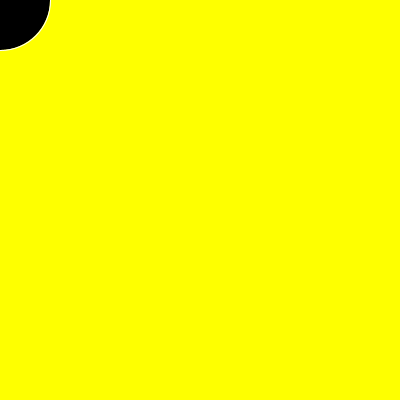
Frame 1 (no input)
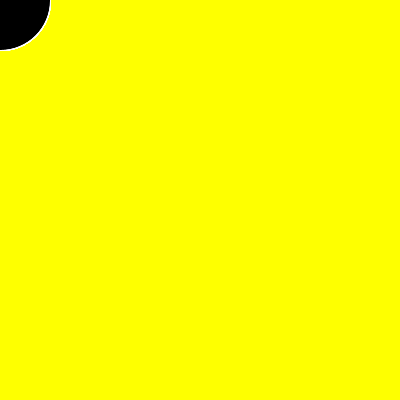
Frame 60 (the mouse pressed at the canvas centre just before this capture)
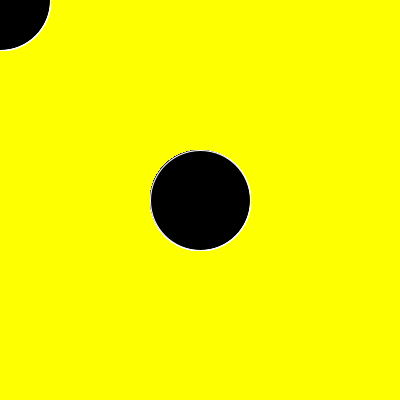
Frame 120 (the mouse held since frame 60 and released just before this capture)

The Processing sketch that drew these frames (run headless with seeded random() and noise(); from frame 60 on, the mouse is pressed at the canvas centre):

// Processing sketch: processing_79492
// ── processing_79492.pde

void setup()
{size(400,400);
background(#FEFF00);}

void draw()
{

smooth();
stroke(255);
fill(0);
ellipse(mouseX, mouseY, 100,100);
}
